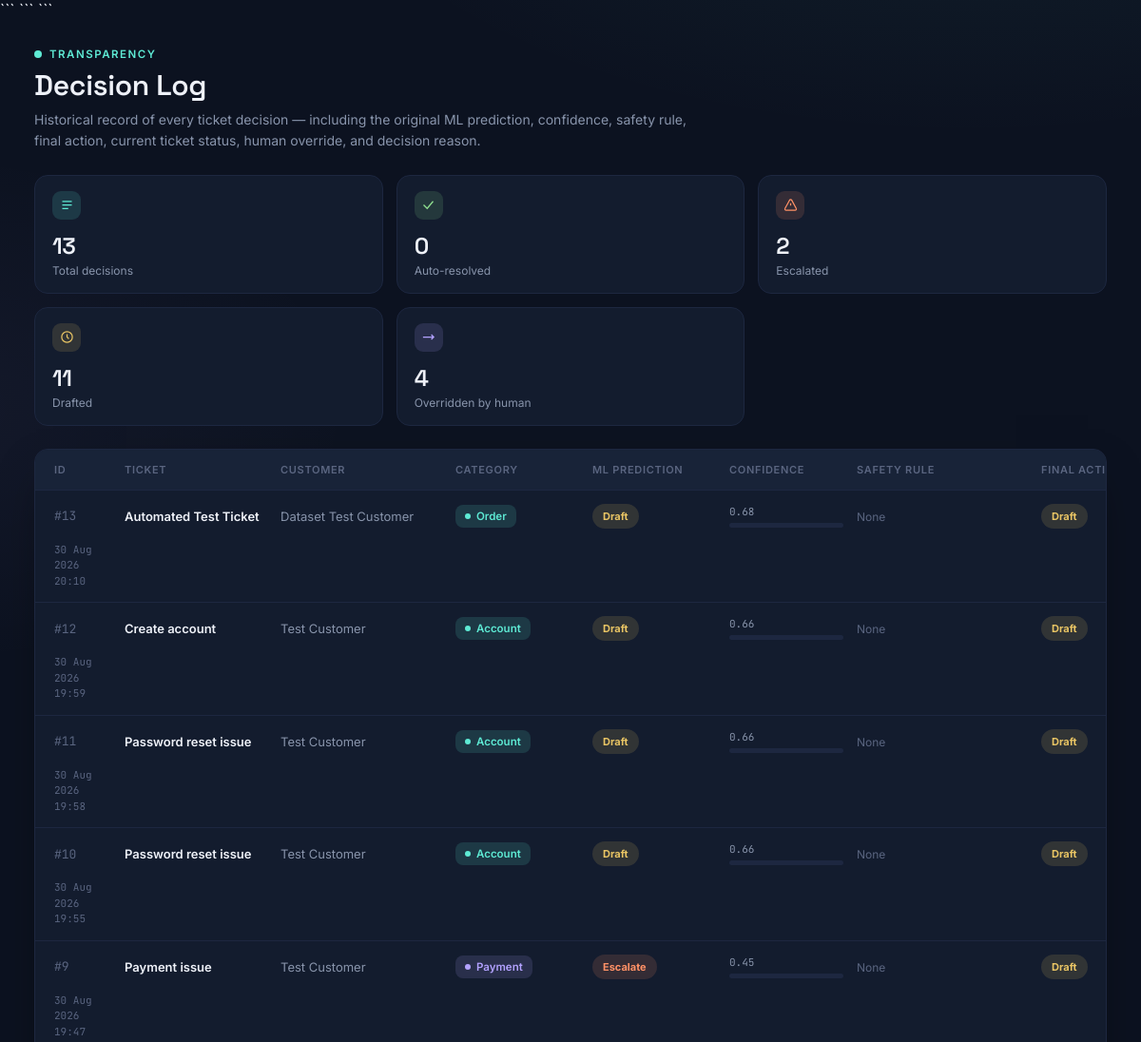
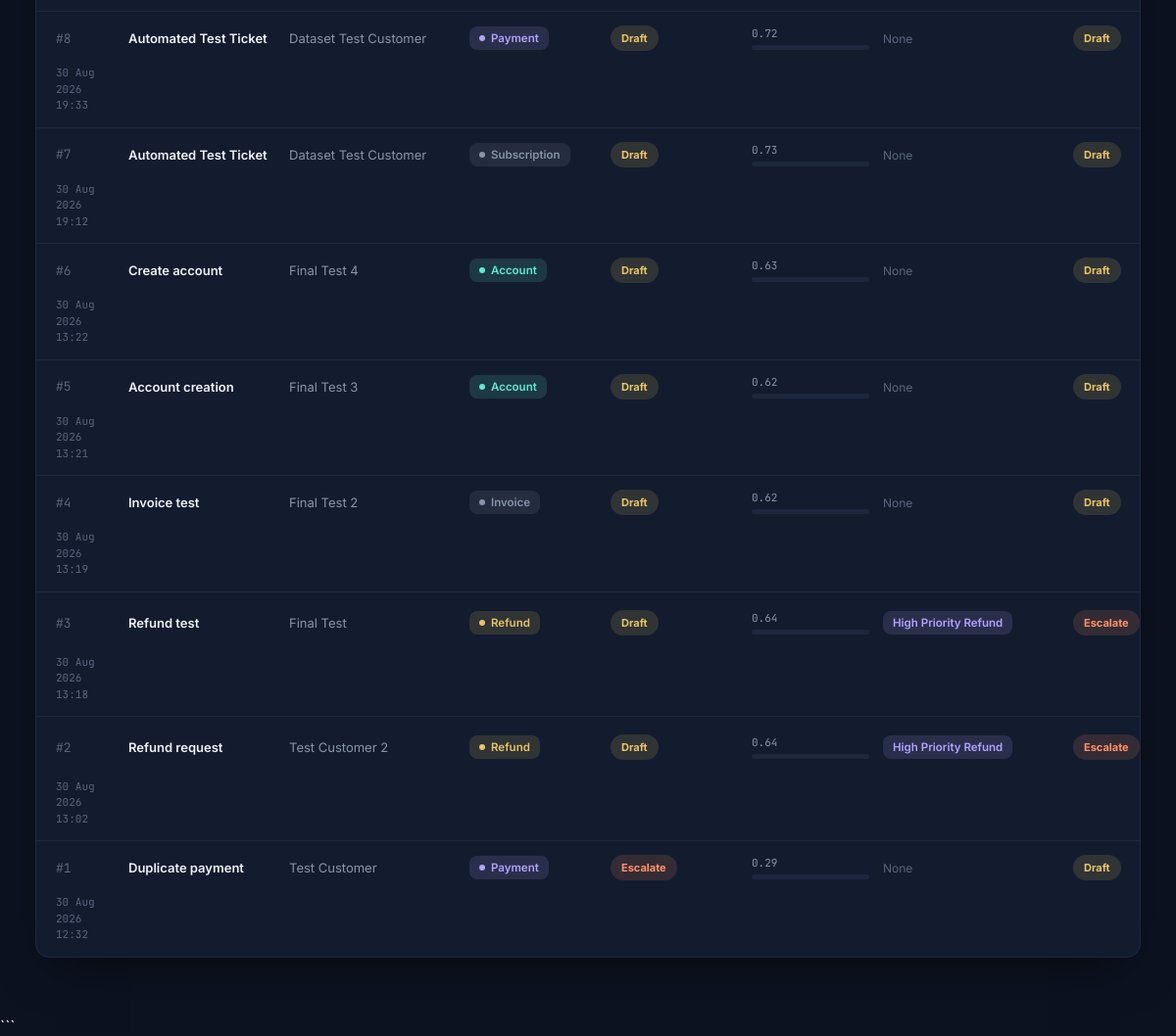
The app's page /decision-log/ with its own data (2 pictures, top to bottom).
### support_app/models.py (models this page shows, shortened)
class DecisionLog(models.Model):
    ticket = models.ForeignKey(
        Ticket,
        on_delete=models.CASCADE,
        related_name="decision_logs"
    )
    category = models.CharField(max_length=30, blank=True)
    intent = models.CharField(max_length=100, blank=True)
    priority = models.CharField(max_length=10, blank=True)
    ml_predicted_action = models.CharField(max_length=20, blank=True)
    confidence = models.FloatField(
        null=True,
        blank=True
    )
    safety_rule_applied = models.ForeignKey(
        AutomationRule,
        null=True,
        blank=True,
        on_delete=models.SET_NULL
    )
    final_action = models.CharField(max_length=20, blank=True)
    reason = models.CharField(max_length=200, blank=True)
    created_at = models.DateTimeField(auto_now_add=True)
    class Meta:
        ordering = ["-created_at"]

class Ticket(models.Model):
    title = models.CharField(max_length=200)
    customer_name = models.CharField(max_length=120)
    message = models.TextField()
    category = models.CharField(max_length=30, blank=True)
    intent = models.CharField(max_length=100, blank=True)
    priority = models.CharField(max_length=10, blank=True)
    status = models.CharField(
    max_length=20,
    choices=[
        ('open', 'Open'),
        ('progress', 'In progress'),
        ('resolved', 'Resolved'),
        ('escalated', 'Escalated'),
    ],
    default='open'
)
    created_at = models.DateTimeField(auto_now_add=True)
    ai_predicted_action = models.CharField(max_length=20, blank=True)
    ai_confidence = models.FloatField(null=True, blank=True)
    final_action = models.CharField(max_length=20, blank=True)
    safety_rule_applied = models.ForeignKey(
        AutomationRule, null=True, blank=True, on_delete=models.SET_NULL
    )
    was_overridden_by_human = models.BooleanField(default=False)
    reason = models.CharField(max_length=200, blank=True)
    ai_response = models.TextField(blank=True)

class AutomationRule(models.Model):
    name = models.CharField(max_length=120)
    category = models.CharField(max_length=30, blank=True)   # blank = "any"
    priority = models.CharField(max_length=10, blank=True)   # blank = "any"
    action = models.CharField(max_length=20, choices=[
        ('resolve', 'Auto-resolve'),
        ('escalate', 'Escalate'),
        ('draft', 'Draft only'),
    ])
    is_active = models.BooleanField(default=True)
    times_triggered = models.IntegerField(default=0)
    created_at = models.DateTimeField(auto_now_add=True)
    class Meta:
        db_table = "Automation_table"

### support_app/views.py (the view)
# urls.py: path('decision-log/', views.decision_log_view, name='decision_log'),
def decision_log_view(request):
    logs = DecisionLog.objects.select_related(
        'ticket',
        'safety_rule_applied'
    ).all()
    context = {
        'logs': logs,
        'total_tickets': logs.count(),
        'escalated_count': logs.filter(
            final_action='escalate'
        ).count(),
        'resolved_count': logs.filter(
            final_action='resolve'
        ).count(),
        'draft_count': logs.filter(
            final_action='draft'
        ).count(),
        'overridden_count': Ticket.objects.filter(
            was_overridden_by_human=True
        ).count(),
    }
    return render(request, 'decision_log.html', context)

### templates/decision_log.html (shortened to what this page needs)
{% load static %}
<!DOCTYPE html>
<html lang="en">
<head>
```
</head>
<body>
```
<main>
    <div class="page-eyebrow">
        <span class="pulse-dot"></span>
        Transparency
    </div>
    <h1>Decision Log</h1>
    <p class="page-sub">
        Historical record of every ticket decision — including the original ML prediction,
        confidence, safety rule, final action, current ticket status, human override,
        and decision reason.
    </p>
    <div class="stats-row">
        <div class="stat-card">
            <div class="stat-icon c-signal">
                <svg viewBox="0 0 24 24" fill="none" stroke="currentColor" stroke-width="2">
                    <path d="M4 6h16M4 12h16M4 18h10" />
                </svg>
            </div>
            <div class="stat-value">
                {{ total_tickets }}
            </div>
            <div class="stat-label">
                Total decisions
            </div>
        </div>
        <div class="stat-card">
            <div class="stat-icon c-resolved">
                <svg viewBox="0 0 24 24" fill="none" stroke="currentColor" stroke-width="2">
                    <path d="M4 12l6 6L20 6" />
                </svg>
            </div>
            <div class="stat-value">
                {{ resolved_count }}
            </div>
            <div class="stat-label">
                Auto-resolved
            </div>
        </div>
        <div class="stat-card">
            <div class="stat-icon c-escalate">
                <svg viewBox="0 0 24 24" fill="none" stroke="currentColor" stroke-width="2">
                    <path
                        d="M12 9v4M12 17h.01M10.3 3.9L2.6 18a2 2 0 001.7 3h15.4a2 2 0 001.7-3L13.7 3.9a2 2 0 00-3.4 0z" />
                </svg>
            </div>
            <div class="stat-value">
                {{ escalated_count }}
            </div>
            <div class="stat-label">
                Escalated
            </div>
        </div>
        <div class="stat-card">
            <div class="stat-icon c-pending">
                <svg viewBox="0 0 24 24" fill="none" stroke="currentColor" stroke-width="2">
                    <circle cx="12" cy="12" r="9" />
                    <path d="M12 7v5l3 3" />
                </svg>
            </div>
            <div class="stat-value">
                {{ draft_count }}
            </div>
            <div class="stat-label">
                Drafted
            </div>
        </div>
        <div class="stat-card">
            <div class="stat-icon c-violet">
                <svg viewBox="0 0 24 24" fill="none" stroke="currentColor" stroke-width="2">
                    <path d="M17 8l4 4-4 4M3 12h18" />
                </svg>
            </div>
            <div class="stat-value">
                {{ overridden_count }}
            </div>
            <div class="stat-label">
                Overridden by human
            </div>
        </div>
    </div>
    <div class="table-wrap">
        <div class="table-scroll">
            <div class="d-head">
                <span>ID</span>
                <span>Ticket</span>
                <span>Customer</span>
                <span>Category</span>
                <span>ML Prediction</span>
                <span>Confidence</span>
                <span>Safety Rule</span>
                <span>Final Action</span>
            </div>
            {% for t in logs %}
            <div class="d-row">
                <span class="t-id mono">
                    #{{ t.id }}
                </span>
                <span class="ticket-title">
                    {{ t.ticket.title|default:"Untitled ticket" }}
                </span>
                <span class="customer-name">
                    {{ t.ticket.customer_name|default:"Unknown customer" }}
                </span>
                <span>
                    <span class="badge {{ t.category|default:'unknown'|lower }}">
                        <span class="dot"></span>
                        {{ t.category|default:"—"|capfirst }}
                    </span>
                </span>
                <span>
                    <span class="action-pill {{ t.ml_predicted_action|default:'draft'|lower }}">
                        {{ t.ml_predicted_action|default:"—"|capfirst }}
                    </span>
                </span>
                <span class="confidence">
                    {% if t.confidence != None %}
                        <span class="confidence-top">
                            {{ t.confidence|floatformat:2 }}
                        </span>
                        <span class="bar-track">
                        </span>
                    {% else %}
                        <span class="no-rule">
                            —
                        </span>
                    {% endif %}
                </span>
                <span>
                    {% if t.safety_rule_applied %}
                        <span class="rule-chip">
                            {{ t.safety_rule_applied.name }}
                        </span>
                    {% else %}
                        <span class="no-rule">
                            None
                        </span>
                    {% endif %}
                </span>
                <span>
                    <span class="action-pill {{ t.final_action|default:'draft'|lower }}">
                        {{ t.final_action|default:"—"|capfirst }}
                    </span>
                </span>
                <span class="timestamp mono">
                    {{ t.created_at|date:"d M Y" }}
                    <br>
                    {{ t.created_at|date:"H:i" }}
                </span>
            </div>
            {% endfor %}
        </div>
    </div>
</main>
```
</body>
</html>

### records on screen
DecisionLog: id "13", ticket "Automated Test Ticket", ticket.customer_name "Dataset Test Customer", category "Order", ml_predicted_action "Draft", confidence "0.68", shows "None", final_action "Draft", created_at "30 Aug 2026", created_at "20:10"
DecisionLog: id "12", ticket "Create account", ticket.customer_name "Test Customer", category "Account", ml_predicted_action "Draft", confidence "0.66", shows "None", final_action "Draft", created_at "30 Aug 2026", created_at "19:59"
DecisionLog: id "11", ticket "Password reset issue", ticket.customer_name "Test Customer", category "Account", ml_predicted_action "Draft", confidence "0.66", shows "None", final_action "Draft", created_at "30 Aug 2026", created_at "19:58"
DecisionLog: id "10", ticket "Password reset issue", ticket.customer_name "Test Customer", category "Account", ml_predicted_action "Draft", confidence "0.66", shows "None", final_action "Draft", created_at "30 Aug 2026", created_at "19:55"
DecisionLog: id "9", ticket "Payment issue", ticket.customer_name "Test Customer", category "Payment", ml_predicted_action "Escalate", confidence "0.45", shows "None", final_action "Draft", created_at "30 Aug 2026", created_at "19:47"
DecisionLog: id "8", ticket "Automated Test Ticket", ticket.customer_name "Dataset Test Customer", category "Payment", ml_predicted_action "Draft", confidence "0.72", shows "None", final_action "Draft", created_at "30 Aug 2026", created_at "19:33"
DecisionLog: id "7", ticket "Automated Test Ticket", ticket.customer_name "Dataset Test Customer", category "Subscription", ml_predicted_action "Draft", confidence "0.73", shows "None", final_action "Draft", created_at "30 Aug 2026", created_at "19:12"
DecisionLog: id "6", ticket "Create account", ticket.customer_name "Final Test 4", category "Account", ml_predicted_action "Draft", confidence "0.63", shows "None", final_action "Draft", created_at "30 Aug 2026", created_at "13:22"
DecisionLog: id "5", ticket "Account creation", ticket.customer_name "Final Test 3", category "Account", ml_predicted_action "Draft", confidence "0.62", shows "None", final_action "Draft", created_at "30 Aug 2026", created_at "13:21"
DecisionLog: id "4", ticket "Invoice test", ticket.customer_name "Final Test 2", category "Invoice", ml_predicted_action "Draft", confidence "0.62", shows "None", final_action "Draft", created_at "30 Aug 2026", created_at "13:19"
DecisionLog: id "3", ticket "Refund test", ticket.customer_name "Final Test", category "Refund", ml_predicted_action "Draft", confidence "0.64", safety_rule_applied.name "High Priority Refund", final_action "Escalate", created_at "30 Aug 2026", created_at "13:18"
DecisionLog: id "2", ticket "Refund request", ticket.customer_name "Test Customer 2", category "Refund", ml_predicted_action "Draft", confidence "0.64", safety_rule_applied.name "High Priority Refund", final_action "Escalate", created_at "30 Aug 2026", created_at "13:02"
DecisionLog: id "1", ticket "Duplicate payment", ticket.customer_name "Test Customer", category "Payment", ml_predicted_action "Escalate", confidence "0.29", shows "None", final_action "Draft", created_at "30 Aug 2026", created_at "12:32"

### other values on screen
{{ total_tickets }} "13"
{{ resolved_count }} "0"
{{ escalated_count }} "2"
{{ draft_count }} "11"
{{ overridden_count }} "4"
